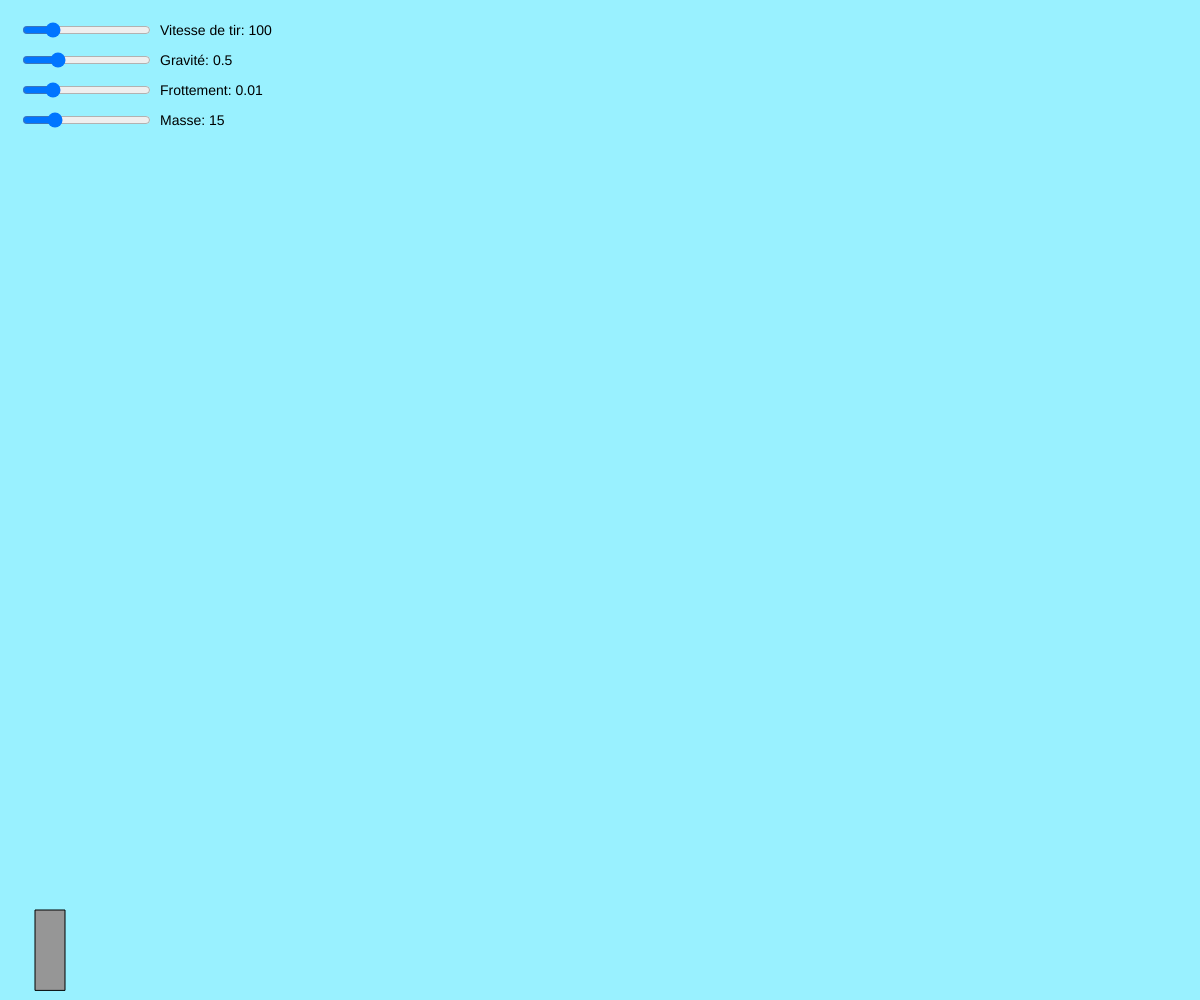
Frame 1 (no input)
Frame 60 (no input): identical to frame 1, image omitted
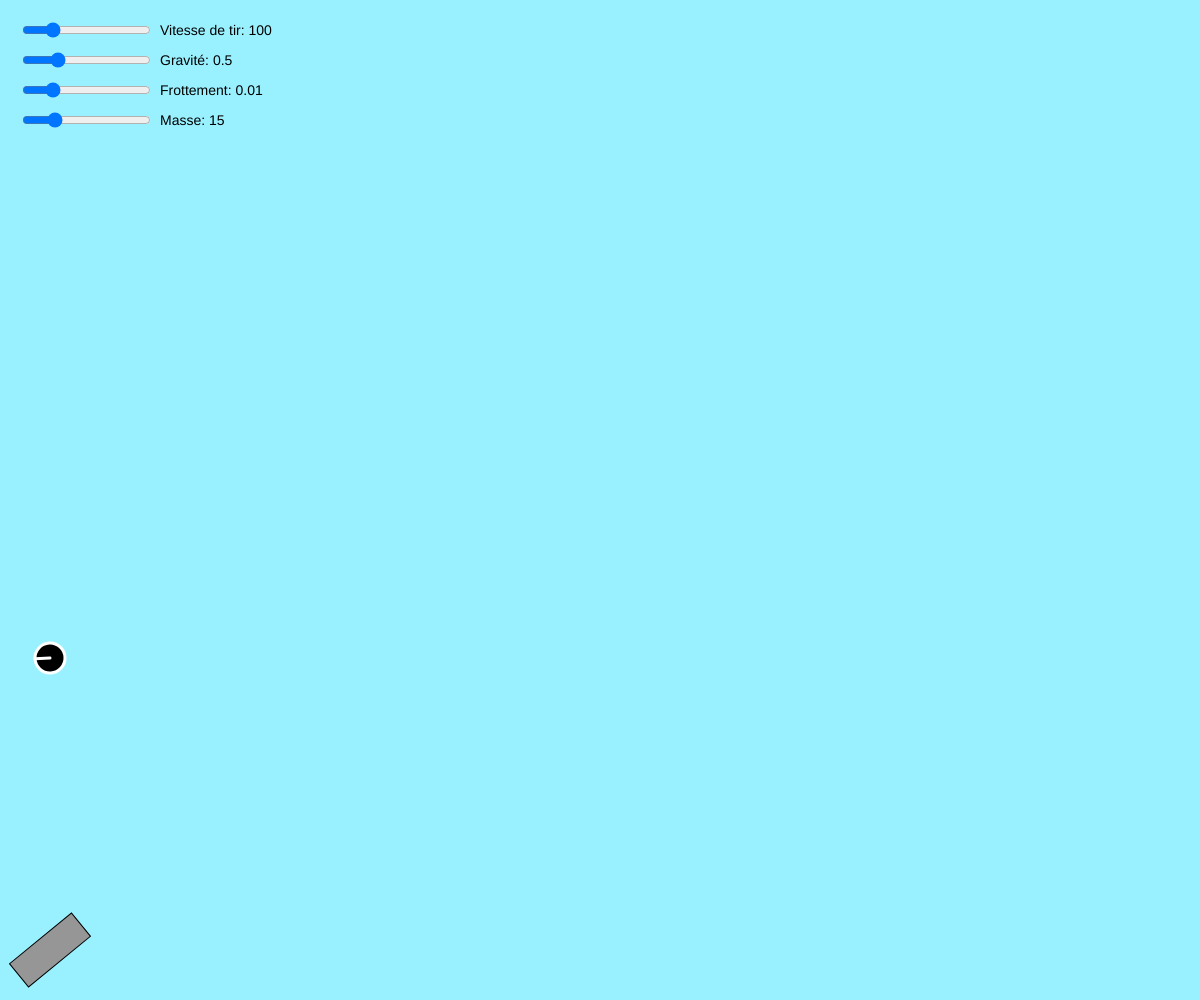
Frame 120 (the mouse pressed at the canvas centre since frame 60)

The p5.js sketch that drew these frames (run headless with seeded random() and noise() and a simulated clock; from frame 60 on, the mouse is pressed at the canvas centre):

// p5.js sketch
// ── sketch.js
let movers = [];
let gravity;
let cannonAngle;
let ejectionSpeed = 100;

// Sliders
let speedSlider, gravitySlider, dragSlider, massSlider;

function setup() {
  createCanvas(windowWidth, windowHeight);

  // Création des sliders en haut à gauche
  speedSlider = createSlider(50, 300, ejectionSpeed);
  speedSlider.position(20, 20);

  gravitySlider = createSlider(0, 2, 0.5, 0.1);
  gravitySlider.position(20, 50);

  dragSlider = createSlider(0, 0.05, 0.01, 0.001);
  dragSlider.position(20, 80);

  massSlider = createSlider(5, 50, 15, 1);
  massSlider.position(20, 110);

  gravity = createVector(0, gravitySlider.value());
}

function draw() {
  background(153, 241, 255);

  // Mettre à jour les valeurs des sliders
  ejectionSpeed = speedSlider.value();
  gravity.set(0, gravitySlider.value());

  let dx = mouseX - 50;
  let dy = mouseY - (height - 50);
  cannonAngle = constrain(atan2(dy, dx), -PI / 2, 0);
  drawCannon();

  for (let i = movers.length - 1; i >= 0; i--) {
    let dragForce = calculateDrag(movers[i]);
    movers[i].applyForce(dragForce);

    movers[i].applyForce(gravity);
    movers[i].update();
    movers[i].show();

    if (!checkBorders(movers[i])) {
      movers.splice(i, 1);
    }
  }

  // Affichage des valeurs des sliders
  fill(0);
  textSize(14);
  text(`Vitesse de tir: ${ejectionSpeed}`, 160, 35);
  text(`Gravité: ${gravity.y}`, 160, 65);
  text(`Frottement: ${dragSlider.value()}`, 160, 95);
  text(`Masse: ${massSlider.value()}`, 160, 125);
}

// Désactiver le tir lors du changement des sliders
function mousePressed() {
  // Vérifie que l'événement n'est pas lié aux sliders
  if (mouseX < 20 || mouseX > 120 || mouseY < 20 || mouseY > 140) {
    let p = new Mover(50, height - 40, massSlider.value(), dragSlider.value());
    let force = createVector(
      ejectionSpeed * cos(cannonAngle),
      ejectionSpeed * sin(cannonAngle)
    );
    p.applyForce(force);
    movers.push(p);
  }
}

// Dessine un canon statique en bas à gauche
function drawCannon() {
  push();
  fill(150);
  rectMode(CENTER);
  translate(50, height - 50);
  rotate(cannonAngle);
  rect(0, 0, 80, 30);
  pop();
}

function calculateDrag(mover) {
  let speed = mover.vel.mag();
  let dragMagnitude = mover.dragCoeff * (speed * speed);

  let dragForce = mover.vel.copy();
  dragForce.mult(-1);

  dragForce.setMag(dragMagnitude);

  return dragForce;
}

function checkBorders(mover) {
  return (
    mover.pos.x > 0 - mover.radius &&
    mover.pos.x < width + mover.radius &&
    mover.pos.y > 0 - mover.radius &&
    mover.pos.y < height + mover.radius
  );
}
// ── mover.js
class Mover {
  constructor(x, y, mass, c) {
    this.pos = createVector(x, y);
    this.vel = createVector();
    this.acc = createVector();
    this.mass = mass;
    this.radius = this.mass;

    this.angle = 0;
    this.angleVel = 0;
    this.angleAcc = 0;
    
    this.dragCoeff = c
  }

  applyForce(force) {
    let f = p5.Vector.div(force, this.mass);
    this.acc.add(f);
  }

  update() {
    this.vel.add(this.acc);
    this.pos.add(this.vel);
    
    this.angleAcc = this.vel.y / 100;
    this.angleVel += this.angleAcc;
    this.angleVel = constrain(this.angleVel, -0.5, 0.5);
    this.angle += this.angleVel;

    this.acc.mult(0);
  }

  show() {
    push();
    stroke(255);
    strokeWeight(3);
    fill(0);

    translate(this.pos.x, this.pos.y);
    rotate(this.angle);
    circle(0, 0, this.radius * 2);
    line(0, 0, this.radius, 0);
    pop();
  }
}
